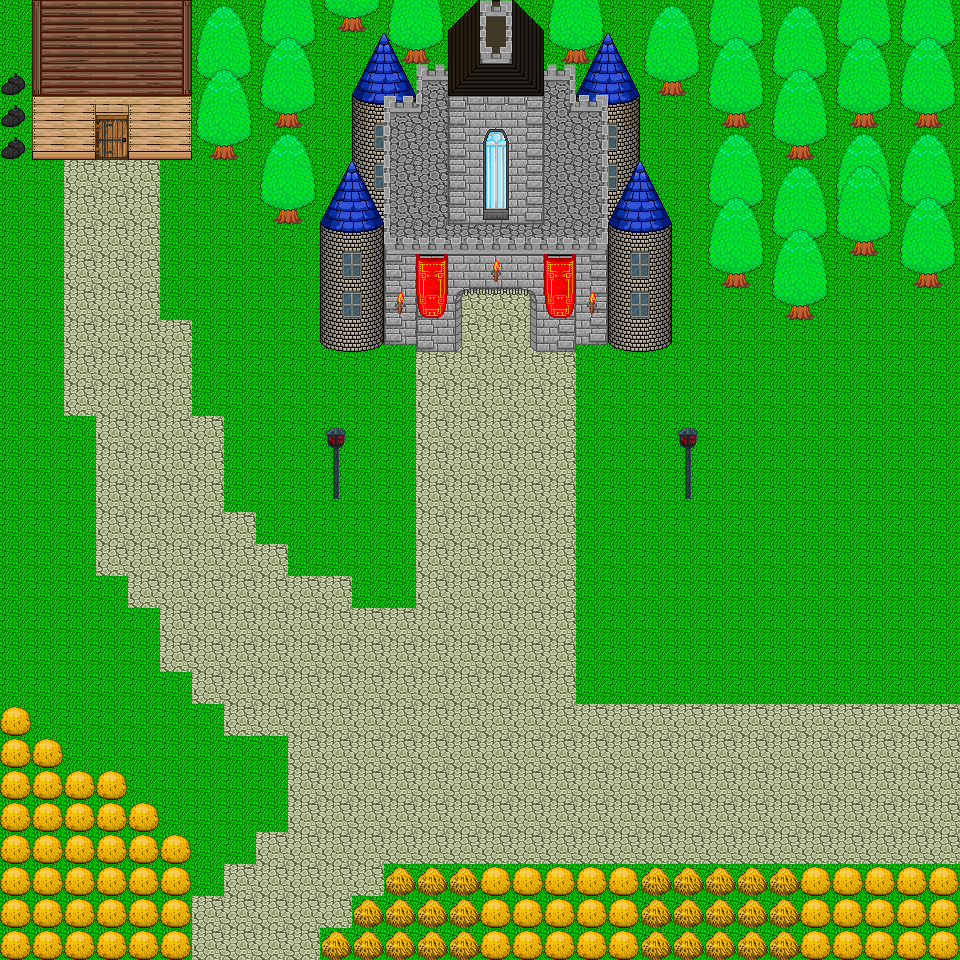

Tiled map render using the project's own tile images. Description and the map definition, with tile-layer contents summarised, below:
An orthogonal 30x30 tile map with 32x32 px tiles, 3 tile layers (Слой тайлов 1, Слой тайлов 2, Слой тайлов 3) and 2 objects.

<map version="1.5" tiledversion="1.7.2" orientation="orthogonal" renderorder="right-down" width="30" height="30" tilewidth="32" tileheight="32" infinite="0" nextlayerid="9" nextobjectid="7">
 <tileset firstgid="1" source="test.tsx" />
 <layer id="1" name="Слой тайлов 1" width="30" height="30">
  <data>[900 cells, 900 non-empty, 2 distinct tile ids]</data>
 </layer>
 <layer id="2" name="Слой тайлов 2" width="30" height="30">
  <data>[900 cells, 308 non-empty, 152 distinct tile ids]</data>
 </layer>
 <layer id="3" name="Слой тайлов 3" width="30" height="30">
  <data>[900 cells, 102 non-empty, 7 distinct tile ids]</data>
 </layer>
 <objectgroup id="7" name="Слой объектов 1">
  <object id="1" x="480" y="320" width="32" height="32">
   <properties>
    <property name="enter" value="castle" />
   </properties>
  </object>
  <object id="6" x="96" y="128" width="32" height="32">
   <properties>
    <property name="text" value="&lt;p&gt;Закрыто&lt;/p&gt;" />
   </properties>
  </object>
 </objectgroup>
</map>